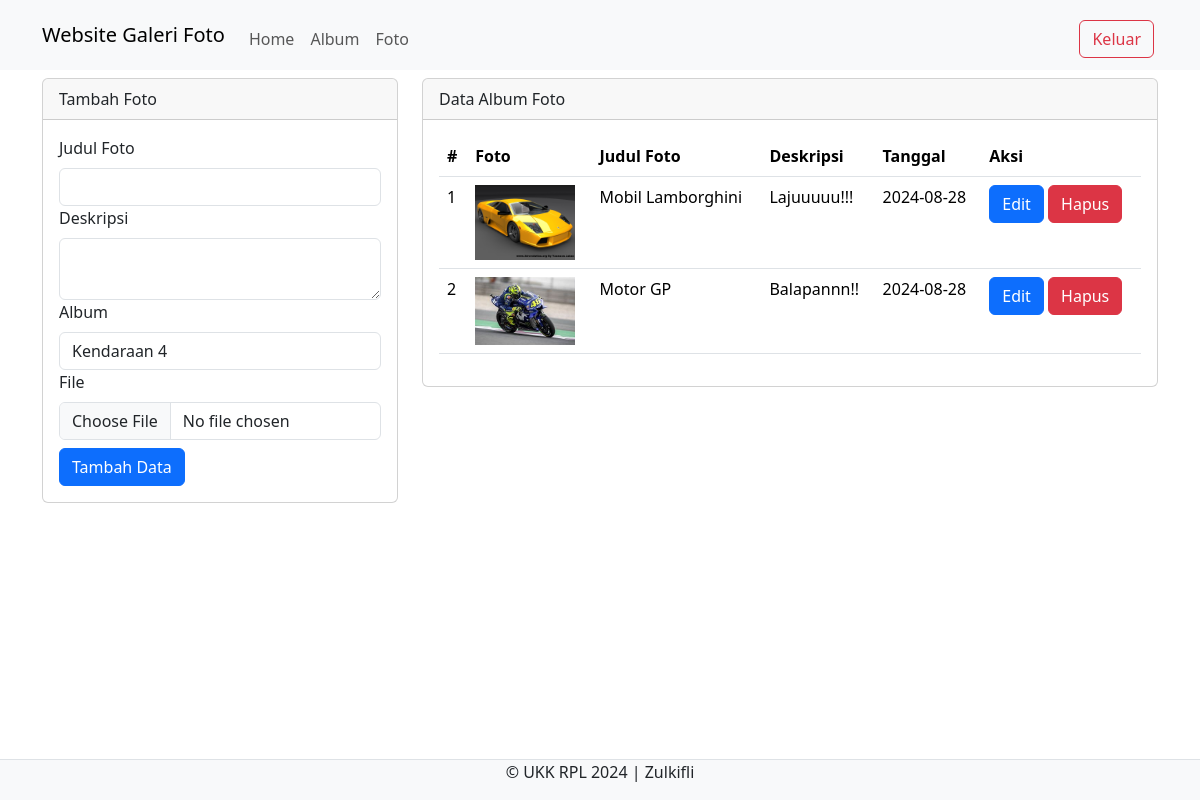
Screenshot of /admin/foto.php (signed in) with the database file from the repository.
### tables this page shows
CREATE TABLE `foto` (
  `fotoid` int(11) NOT NULL,
  `judulfoto` varchar(255) NOT NULL,
  `deskripsifoto` text NOT NULL,
  `tanggalunggah` date NOT NULL,
  `lokasifile` varchar(255) NOT NULL,
  `albumid` int(11) NOT NULL,
  `userid` int(11) NOT NULL
);

### admin/foto.php (the view, shortened to what this page needs)
<?php
include '../config/koneksi.php';
?>
<!DOCTYPE html>
<html>
<head>
  <link rel="stylesheet" type="text/css" href="../assets/css/bootstrap.min.css">
</head>
<body>
  <nav class="navbar navbar-expand-lg bg-body-tertiary">
    <div class="container">
      <a class="navbar-brand" href="index.php">Website Galeri Foto</a>
      <div class="collapse navbar-collapse mt-2" id="navbarNavAltMarkup">
        <div class="navbar-nav me-auto">
          <a href="home.php" class="nav-link">Home</a>
          <a href="album.php" class="nav-link">Album</a>
          <a href="foto.php" class="nav-link">Foto</a>
        </div>
        <a href="../config/aksi_logout.php" class="btn btn-outline-danger m-1">Keluar</a>
      </div>
    </div>
  </nav>
  <div class="container">
    <div class="row">
      <div class="col-md-4">
        <div class="card mt-2">
          <div class="card-header">Tambah Foto</div>
          <div class="card-body">
            <form action="../config/aksi_foto.php" method="POST" enctype="multipart/form-data">
              <label class="form-label">Judul Foto</label>
              <input type="text" name="judulfoto" class="form-control" required>
              <label class="form-label">Deskripsi</label>
              <textarea class="form-control" name="deskripsifoto" required></textarea>
              <label class="form-label">Album</label>
              <select class="form-control" name="albumid" required>
                <?php
                $userid = $_SESSION['userid'];
                $sql_album = mysqli_query($koneksi, "SELECT * FROM album WHERE userid='$userid'");
                while($data_album = mysqli_fetch_array($sql_album)) { ?>
                  <option value="<?php echo $data_album['albumid'] ?>"><?php echo $data_album['namaalbum'] ?></option>
                <?php } ?>
              </select>
              <label class="form-label">File</label>
              <input type="file" class="form-control" name="lokasifile" required>
              <button type="submit" class="btn btn-primary mt-2" name="tambah">Tambah Data</button>
            </form>
          </div>
        </div>
      </div>
      <div class="col-md-8">
        <div class="card mt-2">
          <div class="card-header">Data Album Foto</div>
          <div class="card-body">
            <table class="table">
              <thead>
                <tr>
                  <th>#</th>
                  <th>Foto</th>
                  <th>Judul Foto</th>
                  <th>Deskripsi</th>
                  <th>Tanggal</th>
                  <th>Aksi</th>
                </tr>
              </thead>
              <tbody>
                <?php
                $no = 1;
                $userid = $_SESSION['userid'];
                $sql = mysqli_query($koneksi, "SELECT * FROM foto WHERE userid='$userid'");
                while($data = mysqli_fetch_array($sql)) { ?>
                 <tr>
                  <td><?php echo $no++ ?></td>
                  <td><img src="../assets/img/<?php echo $data['lokasifile'] ?>" width="100"></td>
                  <td><?php echo $data['judulfoto'] ?></td>
                  <td><?php echo $data['deskripsifoto'] ?></td>
                  <td><?php echo $data['tanggalunggah'] ?></td>
                  <td>
                    <button type="button" class="btn btn-primary" data-bs-toggle="modal" data-bs-target="#edit<?php echo $data['fotoid'] ?>">
                      Edit
                    </button>
                    <button type="button" class="btn btn-danger" data-bs-toggle="modal" data-bs-target="#hapus<?php echo $data['fotoid'] ?>">
                      Hapus
                    </button>
                  </td>
                </tr>
              <?php } ?>
            </tbody>
          </table>
        </div>
      </div>
    </div>
  </div>
</div>
<footer class="d-flex justify-content-center border-top mt-3 bg-light fixed-bottom">
  <p>&copy; UKK RPL 2024 | Zulkifli</p>
</footer>
</body>
</html>

### rows the page displays
foto: lokasifile (picture), judulfoto "Mobil Lamborghini", deskripsifoto "Lajuuuuu!!!", tanggalunggah "2024-08-28"
foto: lokasifile (picture), judulfoto "Motor GP", deskripsifoto "Balapannn!!", tanggalunggah "2024-08-28"

### other values shown
form field albumid "Kendaraan 4"
